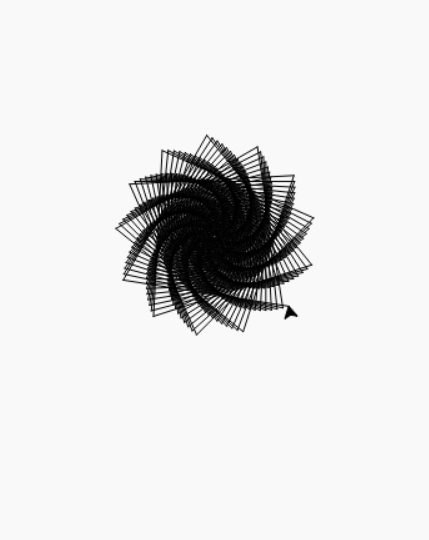

The Python source for this figure:
import turtle
a = turtle.Turtle()
a.speed(-1000)
sz = 2 
for i in range(500):
    a.right(100)
    a.forward(sz)
    sz = sz+0.5
